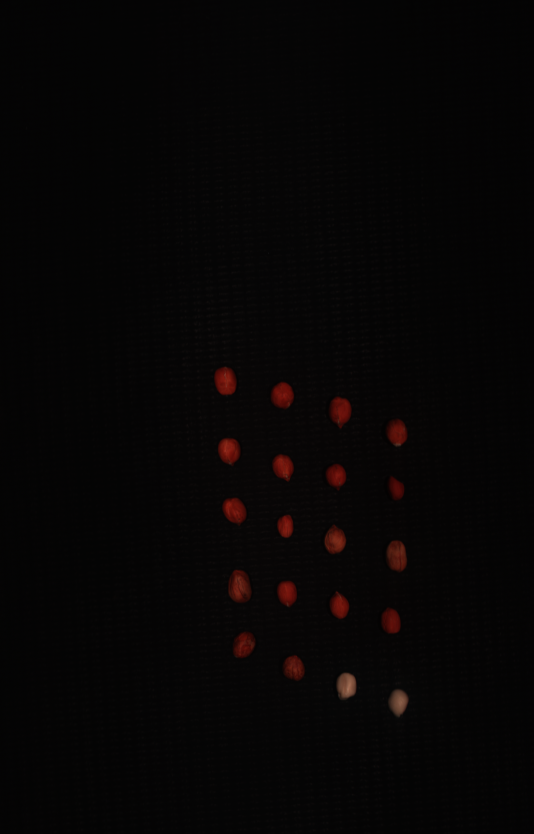
#> input picture images/Fixed.png, 1600 x 2500 px (shown at 1/3 size)
$ python -i Methods.py   (imports and definitions only)   (older library calls are emulated)
#> lines starting #> are read from the running program, lines starting #| are printed output that depends on the picture; after the words box and inside, x2 and y2 are one past the last pixel; in counts of white or black regions, pixels touching at a corner belong together
#> further down, picture is the input picture: shape (2500, 1600, 3); mean B, G, R 4.9, 5, 6.9
import numpy as np
from skimage.morphology import (erosion, dilation, closing, opening,
                                area_closing, area_opening)
from skimage.measure import label, regionprops, regionprops_table
import cv2

square = np.ones((3,3))

def segment(image):
    img = cv2.cvtColor(np.array(image), cv2.COLOR_BGR2GRAY)
    thresh = cv2.adaptiveThreshold(img, 255, cv2.ADAPTIVE_THRESH_MEAN_C,
                                              cv2.THRESH_BINARY  , 2001, -4)
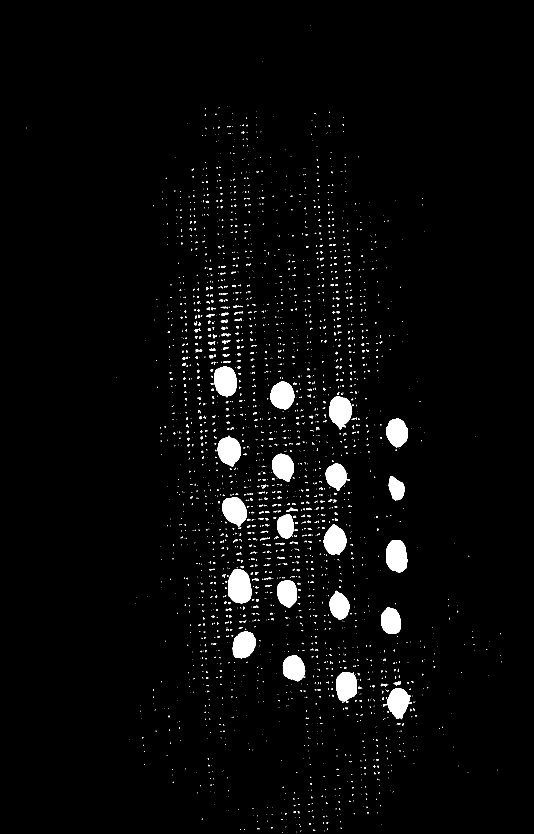
#> thresh: shape (2500, 1600) (shown at 1/3 size); 2.7% white; 2951 white regions (2565 under 20 px), largest, box (x1, y1, x2, y2) and area: (683, 1708, 756, 1810) 5846, (1158, 1620, 1222, 1718) 5018, (642, 1098, 711, 1192) 4918
    output = cv2.connectedComponentsWithStats(thresh.astype(np.uint8), 8, cv2.CV_32S)
    (numLabels, labels, stats, centroids) = output
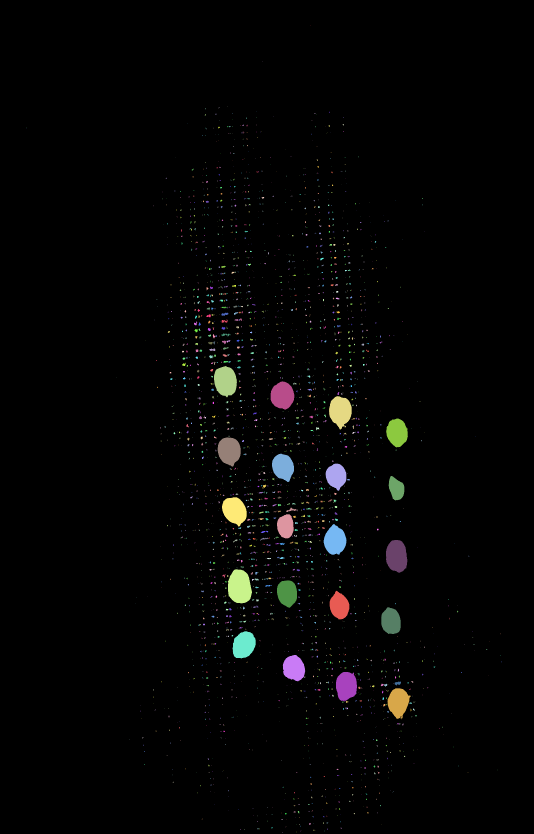
#> labels: shape (2500, 1600) int32 (shown at 1/3 size); 2952 distinct labels, from 0 to 2951; one colour per label, 0 black
#> numLabels = 2952; stats = 2952 rows, first 6: [0, 0, 1600, 2500, 3890094], [932, 77, 1, 1, 1], [788, 184, 1, 1, 1], [682, 319, 1, 1, 1], [656, 322, 2, 3, 4], [615, 325, 2, 3, 4]; centroids = 2952 pairs, first value 79 to 1503, second value 77 to 2497
    mask=np.zeros((labels.shape[0],labels.shape[1]))
    th=300
    for i in range(numLabels):
        if (i==0):
            continue
        if (stats[i,4]>th and stats[i,4]<100000 ):
            mask[labels==i]=1
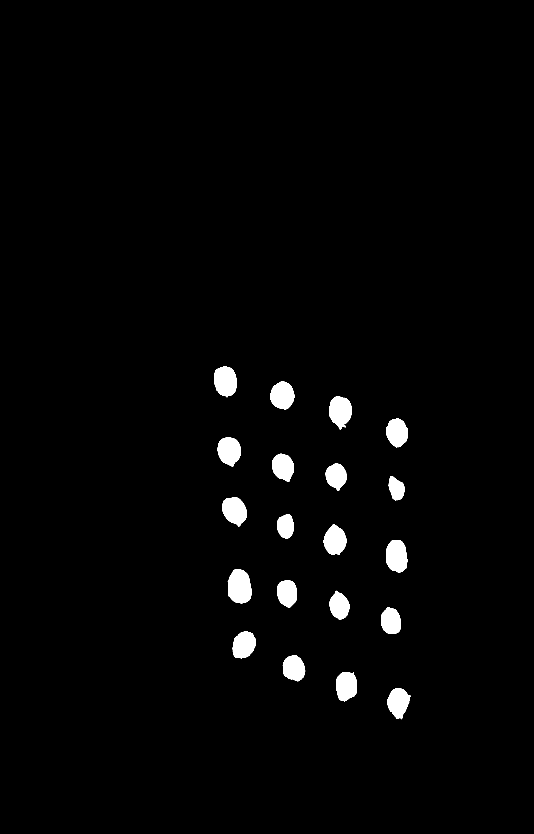
#> mask: shape (2500, 1600) float64 (shown at 1/3 size); values 0 (black) and 1 (white), 2.1% white; 20 white regions, largest, box (x1, y1, x2, y2) and area: (683, 1708, 756, 1810) 5846, (1158, 1620, 1222, 1718) 5018, (642, 1098, 711, 1192) 4918
    return mask

# [6 lines left out: function MO, not called in this run]

def CCA(LabeledImgAfterMO):
    label_im = label(LabeledImgAfterMO)
    return label_im

# [8 lines left out: function createKeyPoints, not called in this run]

def Homography(k1,k2,RANSAC_Thresh=5):
    h, mask = cv2.findHomography(k2, k1, cv2.RANSAC,RANSAC_Thresh)
    return h

def warp(fixed,moving,Homography):
    return cv2.warpPerspective(moving, Homography, (fixed.shape[1],fixed.shape[0]))

# [21 lines left out: functions mutual_information, multi_dil, multi_ero, not called in this run]

>>> import cv2
>>> picture = cv2.imread('images/Fixed.png')
>>> result = segment(picture)

$ run again, on images/Moving.png
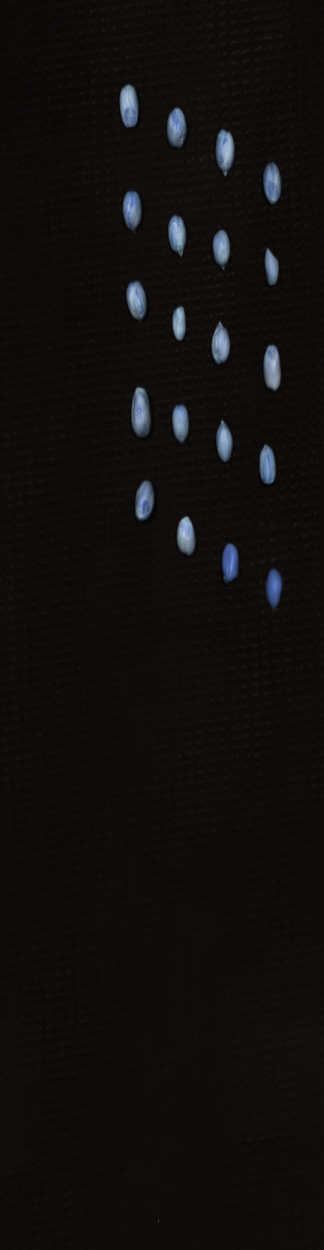
#> input picture images/Moving.png, 648 x 2500 px (shown at 1/2 size)
#> picture is the input picture: shape (2500, 648, 3); mean B, G, R 13.6, 14.5, 16.7
#> thresh: shape (2500, 648); 5.4% white; 4421 white regions (3987 under 20 px), largest, box (x1, y1, x2, y2) and area: (262, 770, 303, 875) 3404, (430, 246, 473, 354) 2955, (238, 166, 278, 256) 2875
#> in segment, `(numLabels, labels, stats, centroids) = output`:
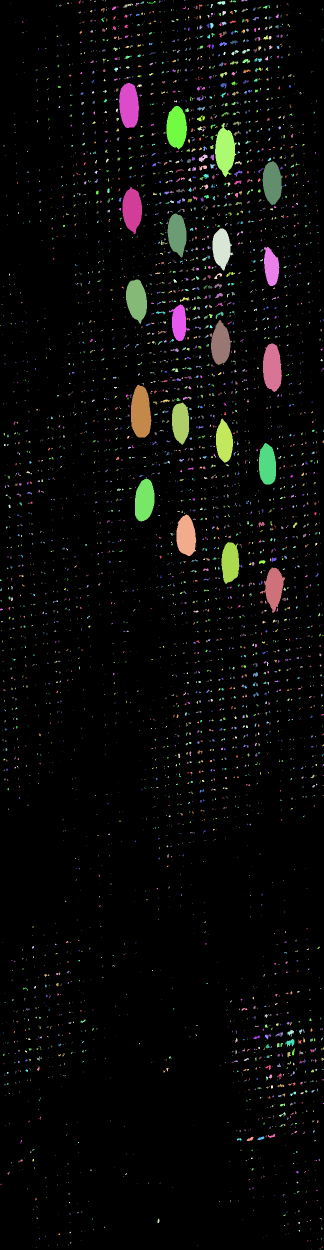
#> labels: shape (2500, 648) int32 (shown at 1/2 size); 4422 distinct labels, from 0 to 4421; one colour per label, 0 black
#> numLabels = 4422; centroids = 4422 pairs, first value 0.5 to 646.5, second value 0 to 2498
#> after the loop in segment, `for i in range(numLabels):`:
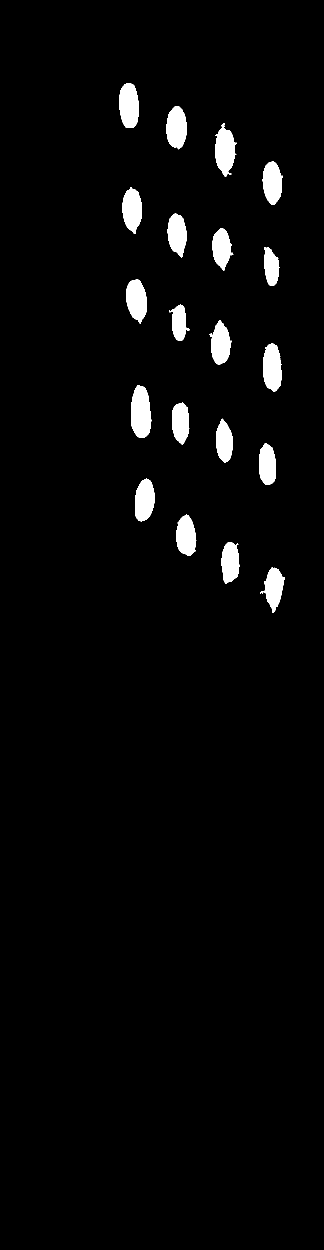
#> mask: shape (2500, 648) float64 (shown at 1/2 size); values 0 (black) and 1 (white), 3.1% white; 20 white regions, largest, box (x1, y1, x2, y2) and area: (262, 770, 303, 875) 3404, (430, 246, 473, 354) 2955, (238, 166, 278, 256) 2875
